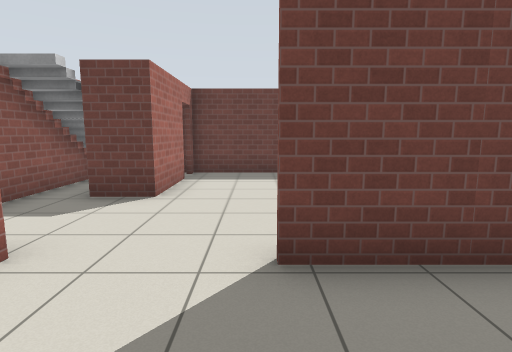
[1] (above)

12 first-person views from a walk through a robot-simulator world made for Gazebo. The camera is 1.2 m above the floor, tilts 8° down and sees 80° across. The floor is counted in squares, 1 m on a side. Each view is taken from the middle of a square. On the plan, view 1 faces up. The plan holds only what a view shows up to about 13 squares ahead; the rest is blank. Simple patterns stand in for the simulator's built-in surfaces.

[2]
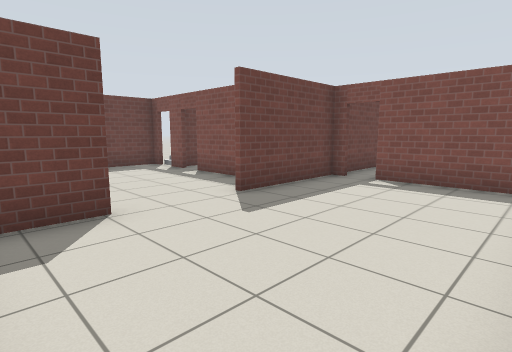

[3]
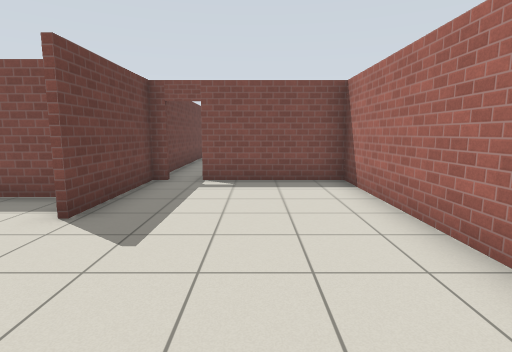

[4]
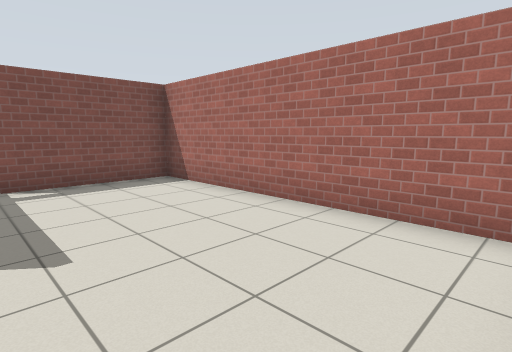

[5]
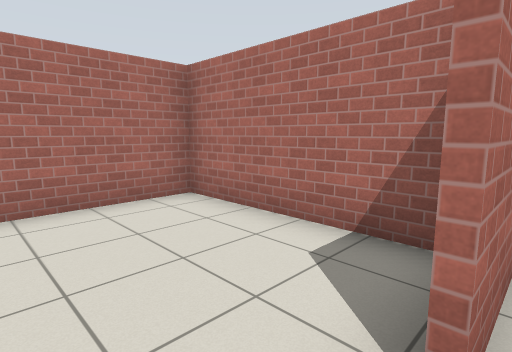

[6]
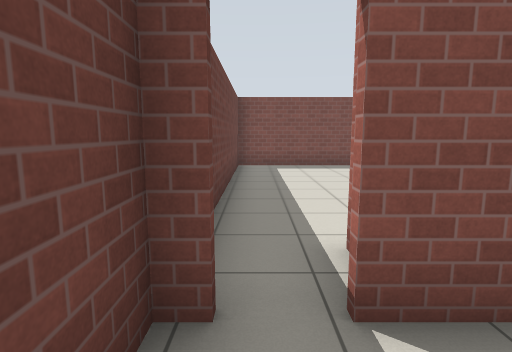

[7]
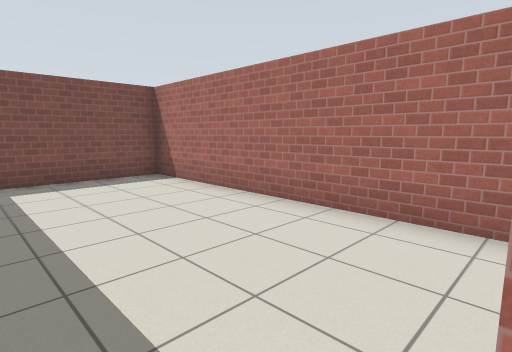

[8]
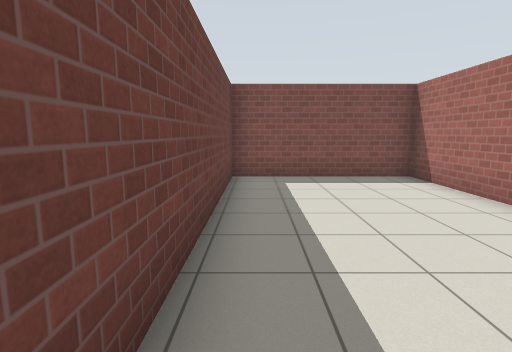

[9]
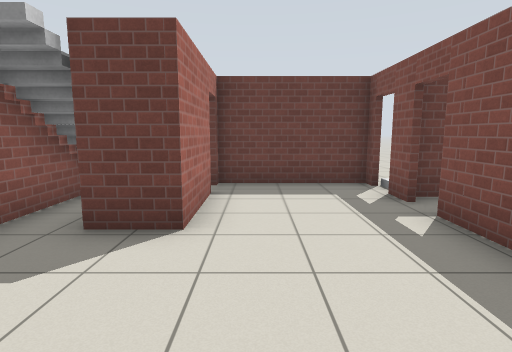

[10]
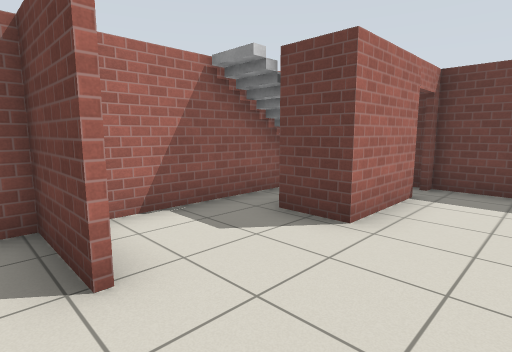

[11]
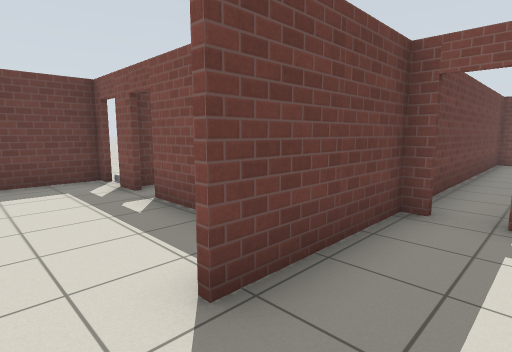

[12]
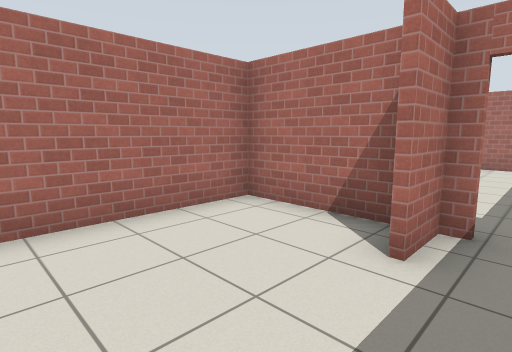

### Floor plan
Points are (right, up) in squares from view 1. A wall is a line through its corners. A room is listed if a view was taken in it or the views show most of it. See-through windows are left out.
Room 1 (views 1, 2, 3, 4, 5, 6, 9, 10, 11)
walls: (1.7, 3.7) (1.7, 6.4); (-2.4, 2.7) (-4.5, 2.7); (3.8, 2.2) (3.8, 2.7) (0.1, 2.7); (-4.4, 2.9) (-4.4, -2.3) (4, -2.3); (1.7, 7.1) (1.7, 8.1); (3.8, -2.4) (3.8, 1.4); (-1.9, 8.1) (-1.9, 5.7); (1.7, 8.9) (1.7, 9.3) (-2.4, 9.3); (-1.9, 9.4) (-1.9, 8.9)
ways out: open door at (4, 2) to room 2; opening at (-3, 4.5); open door at (-2, 8.5); open door at (2, 8)
Room 2 (views 7, 8, 12)
walls: (3.9, 0.5) (3.9, -2.4); (3.9, 1.1) (5.1, 1.1); (4, -2.3) (13.4, -2.3) (13.4, 2.7) (4.6, 2.7)
ways out: open door at (4, 2) to room 1

Where each view was taken, in squares from view 1:
view 1: 0 up, 0 right, facing up
view 2: 2 down, 4 left, facing up-right
view 3: 0 up, 4 left, facing right
view 4: 2 up, 4 left, facing down-right
view 5: 3 up, 1 left, facing down-left
view 6: 2 up, 2 right, facing right
view 7: 2 up, 5 right, facing down-right
view 8: 2 up, 5 right, facing right
view 9: 2 up, 1 left, facing up
view 10: 2 up, 0 right, facing up-left
view 11: 1 up, 1 left, facing up-right
view 12: 2 up, 8 right, facing down-left
